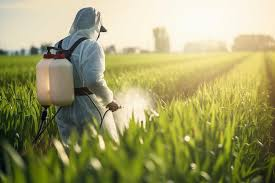
#> input picture p.jpeg, 275 x 183 px, given as the content of the folder D:/Code/Agri pest/archive/pest/test/stem_borer, which was not available
$ python model_CNN.py
#> lines starting #> are read from the running program, lines starting #| are printed output that depends on the picture


# [5 lines of commented-out code are left out]

import numpy as np
import matplotlib.pyplot as plt
import matplotlib
import os
#import theano
from PIL import Image
from numpy import *
# SKLEARN
from sklearn.utils import shuffle
from sklearn.model_selection import train_test_split
#from Alexnet import AlexNet

# input image dimensions
img_rows, img_cols = 64, 64

# number of channels
img_channels = 3

#%%
#  data

path1 = 'D:/Code/Agri pest/archive/pest/test/stem_borer'    #path of folder of images
path2 = 'D:/Code/Agri pest/100% code Medical herb/dataset/testing/9'  #path of folder to save images

listing = os.listdir(path1)
num_samples=size(listing)
print(num_samples)

for file in listing:
    im = Image.open(path1 + '\\' + file)
#> im is the input picture: PIL image 275x183 RGB; mean R, G, B 159.5, 157.4, 105.2
    img = im.resize((img_rows,img_cols))
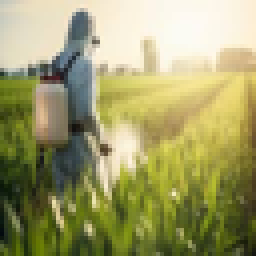
#> img: PIL image 64x64 RGB (shown 4 times larger); mean R, G, B 159.5, 157.4, 105.2
    gray = img.convert(mode='RGB')
                #need to do some more processing here
    gray.save(path2 +'\\' +  file, "JPEG")

imlist = os.listdir(path2)

im1 = array(Image.open('input_data_resized/5/' + imlist[0])) # open one image to get size
m,n = im1.shape[0:2] # get the size of the images
#> m = 183; n = 275
imnbr = len(imlist) # get the number of images

# # create matrix to store all flattened images
# immatrix = array([array(Image.open('input_data_resized/'+ im2)).flatten()
#               for im2 in imlist],'f')

# label=np.ones((num_samples,),dtype = int)
# label[0:245]=0
# label[245:288]=1


# size(label)

# data,Label = shuffle(immatrix,label, random_state=2)
# train_data = [data,Label]

# img=immatrix[439].reshape(img_rows,img_cols)
# # plt.imshow(img)
# # plt.imshow(img,cmap='gray')
# print (train_data[0].shape)
# print (train_data[1].shape)

# #%%

# #batch_size to train
# batch_size = 32
# # number of output classes
# nb_classes = 7
# # number of epochs to train
# nb_epoch = 100


# # number of convolutional filters to use
# nb_filters = 64
# # size of pooling area for max pooling
# nb_pool = 2
# # convolution kernel size
# nb_conv = 3

# #%%
# (X, y) = (train_data[0],train_data[1])


# # STEP 1: split X and y into training and testing sets

# X_train, X_test, y_train, y_test = train_test_split(X, y, test_size=0.2)


# X_train = X_train.reshape(X_train.shape[0], img_rows, img_cols , 1)
# X_test = X_test.reshape(X_test.shape[0], img_rows, img_cols , 1)

# X_train = X_train.astype('float32')
# X_test = X_test.astype('float32')

# X_train /= 255
# X_test /= 255

# print('X_train shape:', X_train.shape)
# print(X_train.shape[0], 'train samples')
# print(X_test.shape[0], 'test samples')

# # convert class vectors to binary class matrices
# Y_train = np_utils.to_categorical(y_train, nb_classes)
# Y_test = np_utils.to_categorical(y_test, nb_classes)

# i = 20
# #plt.imshow(X_train[i, 0], interpolation='nearest')
# print("label : ", Y_train[i,:])

# #%%

# model = Sequential()

# # #model.add(Convolution2D(nb_filters, nb_conv, nb_conv, padding='same',input_shape=(1, img_rows, img_cols)))
# # model.add(Convolution2D(64,3, 3, strides=(4, 4), padding='same',input_shape=(1, img_rows, img_cols), activation='relu'))
# # convout1 = Activation('relu')
# # model.add(convout1)
# # model.add(Convolution2D(nb_filters, nb_conv, nb_conv))
# # convout2 = Activation('relu')
# # model.add(convout2)
# # model.add(MaxPooling2D(pool_size=(nb_pool, nb_pool)))
# # model.add(Dropout(0.5))

# # model.add(Flatten())
# # model.add(Dense(128))
# # model.add(Activation('relu'))
# # model.add(Dropout(0.5))
# # model.add(Dense(nb_classes))
# # model.add(Activation('softmax'))
# # model.compile(loss='categorical_crossentropy', optimizer='adadelta')
# # model.add(Conv2D(
# #         96, 11, strides=(4, 4), input_shape=(IMAGE_SIZE, IMAGE_SIZE, CHANNELS), activation='relu'))
# # model.add(MaxPooling2D(pool_size=(3, 3), strides=2))
# # model.add(BatchNormalization())

# #     # Second Convolution Block
# # model.add(Conv2D(256, 5, strides=(1, 1),
# #                           activation='relu', padding='same'))
# # model.add(MaxPooling2D(pool_size=(3, 3), strides=2))
# # model.add(BatchNormalization())

# #     # Third Convolution Block
# # model.add(Conv2D(384, 3, strides=(1, 1),
# #                           activation='relu', padding='same'))
# # model.add(MaxPooling2D(pool_size=(3, 3), strides=2))

# #     # Fourth Convolution Block
# # model.add(Conv2D(384, 3, strides=(1, 1),
# #                           activation='relu', padding='same'))

# #     # Fifth Convolution Block
# # model.add(Conv2D(256, 3, strides=(1, 1),
# #                           activation='relu', padding='same'))
# # model.add(Dropout(0.5))

# #     # Fully connected layer
# # model.add(Flatten())

# #     # First hidden unit
# # model.add(Dense(512, activation='relu', kernel_initializer='uniform'))
# # model.add(Dropout(0.5))

# #     # Second hidden unit
# # model.add(Dense(512, activation='relu', kernel_initializer='uniform'))
# # model.add(Dropout(0.5))

# #     # Output layer
# # model.add(Dense(CLASSES, activation='softmax',
# #                          kernel_initializer='uniform'))

# # model.summary()
# LEARN_RATE = 1.0e-4
#  # Model Architecture and Compilation
# model = AlexNet(7, 200, 1)
# adam = Adam(lr=LEARN_RATE, beta_1=0.9, beta_2=0.999, epsilon=None, decay=0.0)
# model.compile(optimizer=adam, loss='categorical_crossentropy', metrics=['accuracy'])

# from keras.callbacks import ModelCheckpoint
# from keras import callbacks

# filename='model_train_new.csv'
# csv_log=callbacks.CSVLogger(filename, separator=',', append=False)

# early_stopping=callbacks.EarlyStopping(monitor='val_loss', min_delta=0, patience=0, verbose=0, mode='min')
# checkpoint = ModelCheckpoint('best_model.h5', monitor='val_loss', save_best_only=True, mode='auto')

# #steps_per_epoch = int(len(Y_train) / BATCH_SIZE)  # 300
# #    validation_steps = int(len(Y_test) / BATCH_SIZE)  # 90

# callbacks_list = [csv_log,early_stopping,checkpoint]
# #%%

# hist = model.fit(X_train, Y_train, batch_size=batch_size, epochs=100,
#               verbose=1, validation_data=(X_test, Y_test))


# model.save('best_model.h5')
# model.save('best_model_CSV.csv')
# # hist = model.fit(X_train, Y_train, batch_size=batch_size, epochs=nb_epoch,
# #               show_accuracy=True, verbose=1, validation_split=0.2)


# # visualizing losses and accuracy

# train_loss=hist.history['loss']
# val_loss=hist.history['val_loss']
# train_acc=hist.history['accuracy']
# val_acc=hist.history['val_accuracy']
# xc=range(nb_epoch)

# # plt.figure(1,figsize=(7,5))
# # plt.plot(xc,train_loss)
# # plt.plot(xc,val_loss)
# # plt.xlabel('num of Epochs')
# # plt.ylabel('loss')
# # plt.title('train_loss vs val_loss')
# # plt.grid(True)
# # plt.legend(['train','val'])
# # print(plt.style.available) # use bmh, classic,ggplot for big pictures
# # plt.style.use(['classic'])

# # plt.figure(2,figsize=(7,5))
# # plt.plot(xc,train_acc)
# # plt.plot(xc,val_acc)
# # plt.xlabel('num of Epochs')
# # plt.ylabel('accuracy')
# # plt.title('train_acc vs val_acc')
# # plt.grid(True)
# # plt.legend(['train','val'],loc=4)
# # #print plt.style.available # use bmh, classic,ggplot for big pictures
# # plt.style.use(['classic'])


# #%%

# score = model.evaluate(X_test, Y_test, verbose=0)
# print('Test score:', score[0])
# print('Test accuracy:', score[1])
# print(model.predict_classes(X_test[1:20]))
# print(Y_test[1:20])


# #%%

# # visualizing intermediate layers

# # output_layer = model.layers[1].get_output()
# # output_fn = theano.function([model.layers[0].get_input()], output_layer)

# # # the input image

# # input_image=X_train[0:1,:,:,:]
# # print(input_image.shape)

# # plt.imshow(input_image[0,0,:,:],cmap ='gray')
# # plt.imshow(input_image[0,0,:,:])


# # output_image = output_fn(input_image)
# # print(output_image.shape)

# # # Rearrange dimension so we can plot the result
# # output_image = np.rollaxis(np.rollaxis(output_image, 3, 1), 3, 1)
# # print(output_image.shape)


# # fig=plt.figure(figsize=(8,8))
# # for i in range(32):
# #     ax = fig.add_subplot(6, 6, i+1)
# #     #ax.imshow(output_image[0,:,:,i],interpolation='nearest' ) #to see the first filter
# #     ax.imshow(output_image[0,:,:,i],cmap=matplotlib.cm.gray)
# #     plt.xticks(np.array([]))
# #     plt.yticks(np.array([]))
# #     plt.tight_layout()
# # plt

# # Confusion Matrix

# from sklearn.metrics import classification_report,confusion_matrix

# Y_pred = model.predict(X_test)
# print(Y_pred)
# y_pred = np.argmax(Y_pred, axis=1)
# print(y_pred)

# #                        (or)

# # y_pred = model.predict_classes(X_test)
# # print(y_pred)

# p=model.predict(X_test) # to predict probability

# target_names = ['class 0(Normal)',
#                 'class 1(Abnormal_Agenesis_of_the_Corpus_Callosum)',
#                 'class 2(Abnormal_Agenesis_of_the_Septi_Pellucidi)',
#                 'class 3(Abnormal_Cerebellar_Hypoplasia)',
#                 'class 4(Abnormal_Dandy_Walker_VariantMalformation)',
#                 'class 5(Abnormal_Megacisterna_Magna)',
#                 'class 6(Abnormal_Venous_Malformation)']
# size(target_names)
# print(classification_report(np.argmax(Y_test,axis=1), y_pred,target_names=target_names))
# print(confusion_matrix(np.argmax(Y_test,axis=1), y_pred))

# # saving weights

# fname = "weights-Test-CNN.h5"
# model.save_weights(fname,overwrite=True)


# # Loading weights

# fname = "weights-Test-CNN.h5"
# model.load_weights(fname)

$ run again, on z.jpeg
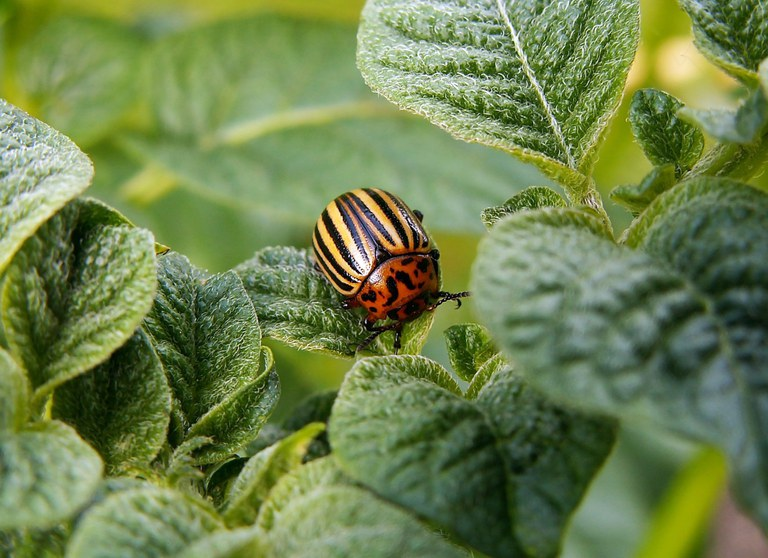
#> input picture z.jpeg, 768 x 558 px, given as the content of the folder D:/Code/Agri pest/archive/pest/test/stem_borer, which was not available
#> im is the input picture: PIL image 768x558 RGB; mean R, G, B 109.8, 129.4, 76.8
#> `img = im.resize((img_rows,img_cols))`:
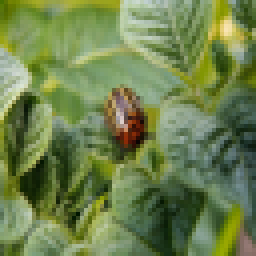
#> img: PIL image 64x64 RGB (shown 4 times larger); mean R, G, B 109.8, 129.4, 76.8
